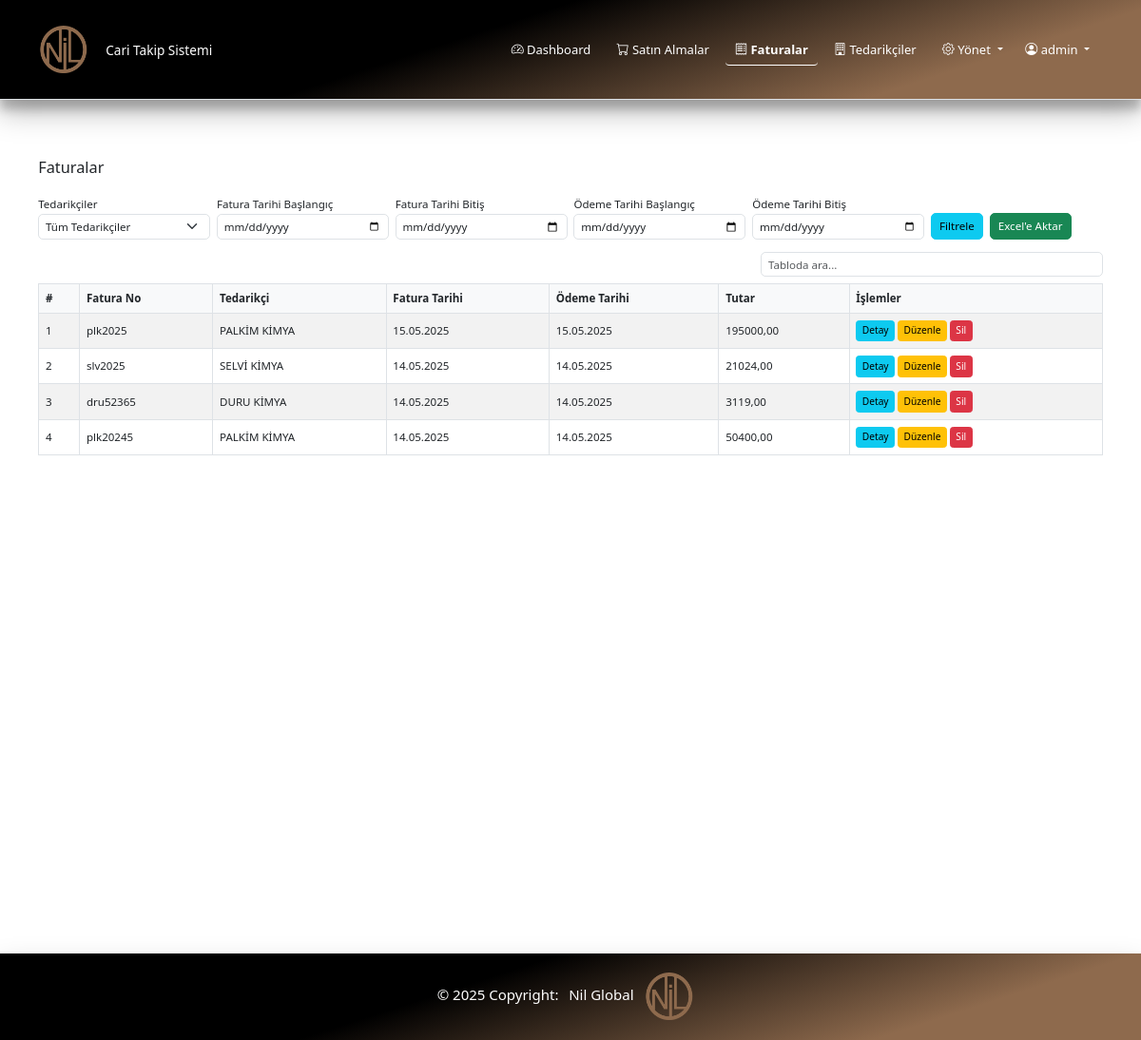
/faturalar/ (signed in), run on an earlier commit of the app's database.
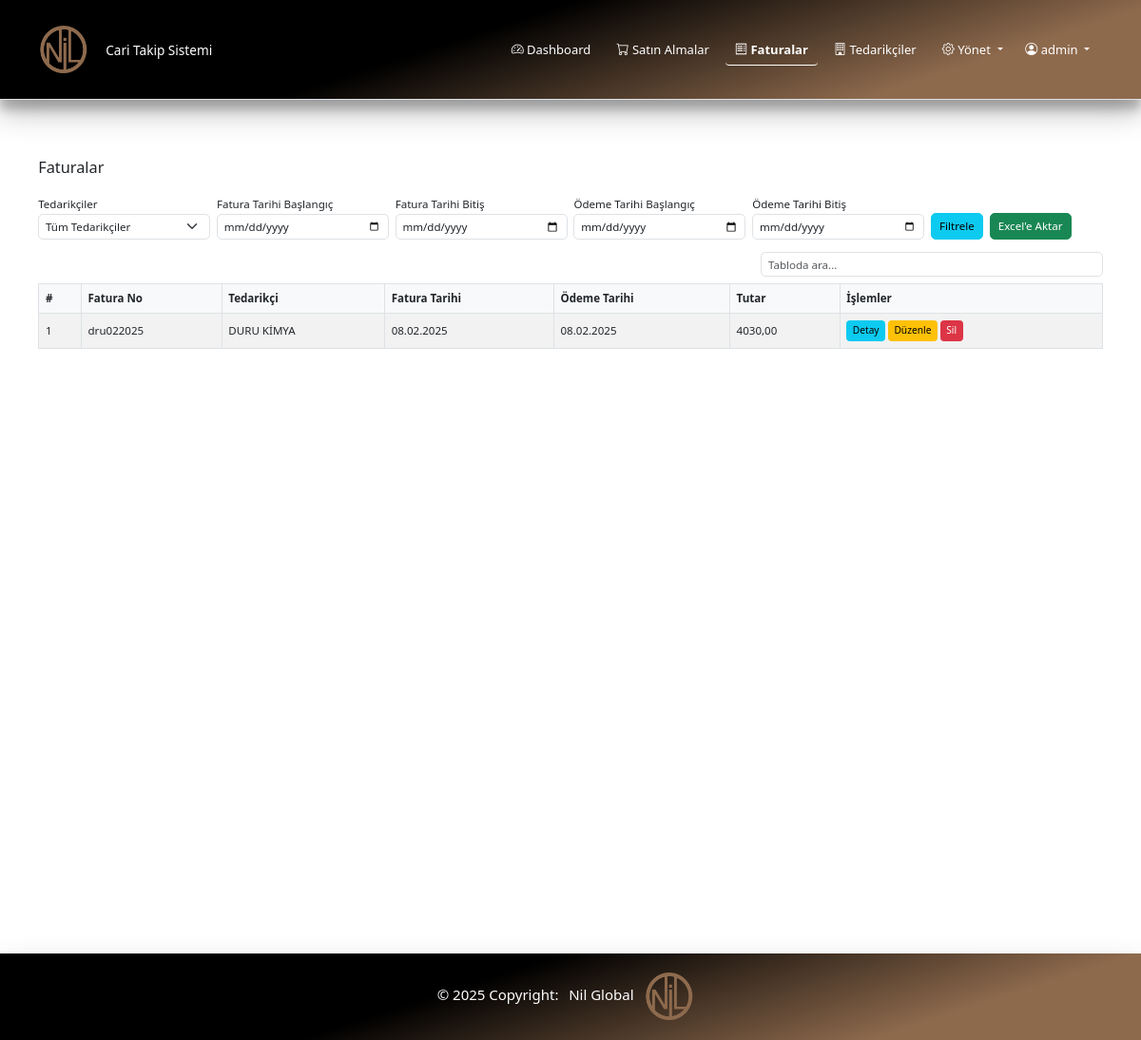
And on a later commit of the database.
### faturalar/models.py (models this page shows, shortened)
class Fatura(models.Model):
    tedarikci = models.ForeignKey(Tedarikci, on_delete=models.CASCADE, related_name='faturalari')
    fatura_no = models.CharField(max_length=50, verbose_name="Fatura No")
    fatura_tarihi = models.DateField(verbose_name="Fatura Tarihi")
    odeme_tarihi = models.DateField(verbose_name="Ödeme Tarihi")
    tutar = models.DecimalField(max_digits=12, decimal_places=2, verbose_name="Tutar")
    fatura_dosya = models.FileField(upload_to='faturalar/', blank=True, null=True, verbose_name="Fatura Dosyası")
    satinalmalar = models.ManyToManyField('satinalma.SatinAlma', related_name='faturalari', blank=True, verbose_name="Satın Almalar")
    created_at = models.DateTimeField(auto_now_add=True)
    updated_at = models.DateTimeField(auto_now=True)
    class Meta:
        verbose_name = "Fatura"
        verbose_name_plural = "Faturalar"
        ordering = ['-fatura_tarihi']

### tedarikciler/models.py (models this page shows, shortened)
class Tedarikci(models.Model):
    ad = models.CharField(max_length=255, verbose_name="Firma Adı")
    hizmet = models.CharField(max_length=255, verbose_name="Verdiği Hizmet")
    yetkili = models.CharField(max_length=255, verbose_name="Firma Yetkilisi")
    telefon = models.CharField(max_length=20, verbose_name="Telefon Numarası")
    adres = models.TextField(blank=True, verbose_name="Adres")
    email = models.EmailField(blank=True, verbose_name="E-posta Adresi")
    created_at = models.DateTimeField(auto_now_add=True)
    updated_at = models.DateTimeField(auto_now=True)
    class Meta:
        verbose_name = "Tedarikçi"
        verbose_name_plural = "Tedarikçiler"
        ordering = ['ad']

### faturalar/views.py (the view)
# urls.py: path('', views.fatura_listesi, name='fatura_listesi'),
@login_required
def fatura_listesi(request):
    faturalar = Fatura.objects.all()
    tedarikci_id = request.GET.get('tedarikci')
    fatura_tarihi1 = request.GET.get('fatura_tarihi1')
    fatura_tarihi2 = request.GET.get('fatura_tarihi2')
    odeme_tarihi1 = request.GET.get('odeme_tarihi1')
    odeme_tarihi2 = request.GET.get('odeme_tarihi2')
    if tedarikci_id:
        faturalar = faturalar.filter(tedarikci_id=tedarikci_id)
    if fatura_tarihi1:
        faturalar = faturalar.filter(fatura_tarihi__gte=fatura_tarihi1)
    if fatura_tarihi2:
        faturalar = faturalar.filter(fatura_tarihi__lte=fatura_tarihi2)
    if odeme_tarihi1:
        faturalar = faturalar.filter(odeme_tarihi__gte=odeme_tarihi1)
    if odeme_tarihi2:
        faturalar = faturalar.filter(odeme_tarihi__lte=odeme_tarihi2)
    tedarikciler = Tedarikci.objects.filter(id__in=faturalar.values_list('tedarikci_id', flat=True).distinct())
    context = {
        'faturalar': faturalar,
        'tedarikciler': tedarikciler,
        'filtre': {
            'tedarikci': tedarikci_id,
            'fatura_tarihi1': fatura_tarihi1,
            'fatura_tarihi2': fatura_tarihi2,
            'odeme_tarihi1': odeme_tarihi1,
            'odeme_tarihi2': odeme_tarihi2,
        }
    }
    return render(request, 'faturalar/fatura_listesi.html', context)

### faturalar/templates/faturalar/fatura_listesi.html (shortened to what this page needs)
{% extends 'base.html' %}
{% block content %}
<div class="container wrappernil mt-4">
    <div class="d-flex justify-content-between align-items-center mb-3">
        <h2>Faturalar</h2>
    </div>
    <form method="get" class="row g-2 mb-3" id="filterForm">
        <div class="col-md-2">
            <label class="form-label">Tedarikçiler</label>
            <select name="tedarikci" class="form-select">
                <option value="">Tüm Tedarikçiler</option>
            </select>
        </div>
        <div class="col-md-2">
            <label class="form-label">Fatura Tarihi Başlangıç</label>
            <input type="date" name="fatura_tarihi1" value="{{ filtre.fatura_tarihi1 }}" class="form-control" placeholder="Fatura Tarihi (Başlangıç)">
        </div>
        <div class="col-md-2">
            <label class="form-label">Fatura Tarihi Bitiş</label>
            <input type="date" name="fatura_tarihi2" value="{{ filtre.fatura_tarihi2 }}" class="form-control" placeholder="Fatura Tarihi (Bitiş)">
        </div>
        <div class="col-md-2">
            <label class="form-label">Ödeme Tarihi Başlangıç</label>
            <input type="date" name="odeme_tarihi1" value="{{ filtre.odeme_tarihi1 }}" class="form-control" placeholder="Ödeme Tarihi (Başlangıç)">
        </div>
        <div class="col-md-2">
            <label class="form-label">Ödeme Tarihi Bitiş</label>
            <input type="date" name="odeme_tarihi2" value="{{ filtre.odeme_tarihi2 }}" class="form-control" placeholder="Ödeme Tarihi (Bitiş)">
        </div>
        <div class="col-md-2 d-flex gap-2 align-items-end">
            <button type="submit" class="btn btn-info">Filtrele</button>
            <button type="button" id="excelExportBtn" class="btn btn-success">Excel'e Aktar</button>
        </div>
    </form>
    <div class="row mb-2">
        <div class="col-md-4 ms-auto">
            <input type="text" id="tableSearch" class="form-control" placeholder="Tabloda ara...">
        </div>
    </div>
    <table class="table table-striped table-bordered" id="faturaTable">
        <thead>
            <tr>
                <th>#</th>
                <th>Fatura No</th>
                <th>Tedarikçi</th>
                <th>Fatura Tarihi</th>
                <th>Ödeme Tarihi</th>
                <th>Tutar</th>
                <th>İşlemler</th>
            </tr>
        </thead>
        <tbody>
            {% for fatura in faturalar %}
            <tr>
                <td>{{ forloop.counter }}</td>
                <td>{{ fatura.fatura_no }}</td>
                <td>{{ fatura.tedarikci.ad }}</td>
                <td>{{ fatura.fatura_tarihi|date:'d.m.Y' }}</td>
                <td>{{ fatura.odeme_tarihi|date:'d.m.Y' }}</td>
                <td>{{ fatura.tutar|floatformat:2 }}</td>
                <td>
                    <a href="{% url 'faturalar:fatura_detay' fatura.pk %}" class="btn btn-info btn-sm">Detay</a>
                    <a href="{% url 'faturalar:fatura_duzenle' fatura.pk %}" class="btn btn-warning btn-sm">Düzenle</a>
                    <a href="{% url 'faturalar:fatura_sil' fatura.pk %}" class="btn btn-danger btn-sm">Sil</a>
                </td>
            </tr>
            {% empty %}
            <tr>
                <td colspan="6" class="text-center">Kayıtlı fatura yok.</td>
            </tr>
            {% endfor %}
        </tbody>
    </table>
</div>
{% endblock %}

What changed in the data, as far as the page shows it:
removed Fatura: fatura_no "plk2025", tedarikci.ad "PALKİM KİMYA", fatura_tarihi "15.05.2025", odeme_tarihi "15.05.2025", tutar "195000,00"
removed Fatura: fatura_no "dru52365", tedarikci.ad "DURU KİMYA", fatura_tarihi "14.05.2025", odeme_tarihi "14.05.2025", tutar "3119,00"
removed Fatura: fatura_no "plk20245", tedarikci.ad "PALKİM KİMYA", fatura_tarihi "14.05.2025", odeme_tarihi "14.05.2025", tutar "50400,00"
changed Fatura: fatura_no "slv2025" → "dru022025"; tedarikci.ad "SELVİ KİMYA" → "DURU KİMYA"; fatura_tarihi "14.05.2025" → "08.02.2025"; odeme_tarihi "14.05.2025" → "08.02.2025"; tutar "21024,00" → "4030,00"
